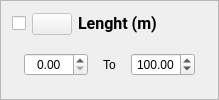
                       <widget class="QFrame" name="height_frame">
                        <property name="frameShape">
                         <enum>QFrame::StyledPanel</enum>
                        </property>
                        <property name="frameShadow">
                         <enum>QFrame::Raised</enum>
                        </property>
                        <layout class="QVBoxLayout" name="verticalLayout_10">
                         <property name="topMargin">
                          <number>0</number>
                         </property>
                         <item>
                          <layout class="QHBoxLayout" name="horizontalLayout_7">
                           <item>
                            <widget class="QCheckBox" name="filter_lenght_checkBox">
                             <property name="sizePolicy">
                              <sizepolicy hsizetype="Fixed" vsizetype="Fixed">
                               <horstretch>0</horstretch>
                               <verstretch>0</verstretch>
                              </sizepolicy>
                             </property>
                             <property name="text">
                              <string/>
                             </property>
                            </widget>
                           </item>
                           <item>
                            <widget class="QPushButton" name="height_icon">
                             <property name="enabled">
                              <bool>false</bool>
                             </property>
                             <property name="sizePolicy">
                              <sizepolicy hsizetype="Fixed" vsizetype="Fixed">
                               <horstretch>0</horstretch>
                               <verstretch>0</verstretch>
                              </sizepolicy>
                             </property>
                             <property name="styleSheet">
                              <string notr="true">PfiltersIconsStyle</string>
                             </property>
                             <property name="text">
                              <string/>
                             </property>
                             <property name="icon">
                              <iconset resource="assets/assets.qrc">
                               <normaloff>:/icons/icons/length_gray.png</normaloff>
                               <disabledoff>:/icons/icons/length_gray.png</disabledoff>:/icons/icons/length_gray.png</iconset>
                             </property>
                             <property name="iconSize">
                              <size>
                               <width>25</width>
                               <height>25</height>
                              </size>
                             </property>
                            </widget>
                           </item>
                           <item>
                            <widget class="QLabel" name="height_label">
                             <property name="sizePolicy">
                              <sizepolicy hsizetype="Preferred" vsizetype="Fixed">
                               <horstretch>0</horstretch>
                               <verstretch>0</verstretch>
                              </sizepolicy>
                             </property>
                             <property name="font">
                              <font>
                               <family>Roboto</family>
                               <pointsize>12</pointsize>
                               <weight>75</weight>
                               <italic>false</italic>
                               <bold>true</bold>
                              </font>
                             </property>
                             <property name="styleSheet">
                              <string notr="true">PfilterslabelsStyle</string>
                             </property>
                             <property name="text">
                              <string>Lenght (m)</string>
                             </property>
                            </widget>
                           </item>
                          </layout>
                         </item>
                         <item>
                          <layout class="QHBoxLayout" name="horizontalLayout_12">
                           <property name="spacing">
                            <number>15</number>
                           </property>
                           <property name="leftMargin">
                            <number>12</number>
                           </property>
                           <property name="rightMargin">
                            <number>12</number>
                           </property>
                           <item>
                            <widget class="QDoubleSpinBox" name="low_lenght_input">
                             <property name="alignment">
                              <set>Qt::AlignCenter</set>
                             </property>
                             <property name="maximum">
                              <double>200.000000000000000</double>
                             </property>
                            </widget>
                           </item>
                           <item>
                            <widget class="QLabel" name="lenght_to_label">
                             <property name="sizePolicy">
                              <sizepolicy hsizetype="Fixed" vsizetype="Preferred">
                               <horstretch>0</horstretch>
                               <verstretch>0</verstretch>
                              </sizepolicy>
                             </property>
                             <property name="text">
                              <string>To</string>
                             </property>
                            </widget>
                           </item>
                           <item>
                            <widget class="QDoubleSpinBox" name="high_lenght_input">
                             <property name="alignment">
                              <set>Qt::AlignCenter</set>
                             </property>
                             <property name="maximum">
                              <double>200.000000000000000</double>
                             </property>
                             <property name="value">
                              <double>100.000000000000000</double>
                             </property>
                            </widget>
                           </item>
                          </layout>
                         </item>
                        </layout>
                       </widget>
